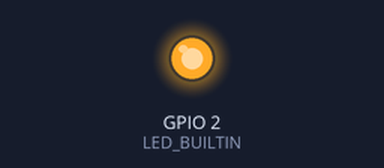
Recording of a sketch running on a simulated ESP32. Shown: output pins drawn as LEDs (lit = HIGH).

Above: at 0.1 s.
At 0.6 s:
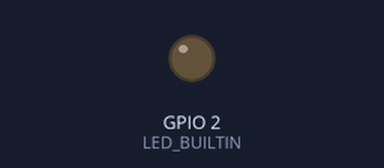
Timing chart, 0 to 2.1 s (numbered marks = the images above):
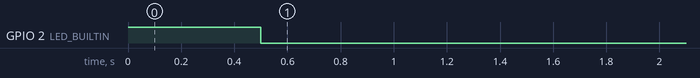

The sketch:

BlinkLimpaMemoria.ino
```cpp
// ============================================================================
//  BlinkLimpaMemoria - ESP32
// ----------------------------------------------------------------------------
//  Use este sketch temporario para sobrescrever o firmware atual do ESP32.
//  Ele faz APENAS UM blink no LED e depois fica parado para sempre.
//
//  Observacao: isso substitui o programa gravado na flash, mas nao apaga
//  obrigatoriamente toda a flash/NVS. Para apagar tudo, use a opcao
//  "Erase Flash" da IDE/Arduino CLI ou esptool.py erase_flash.
// ============================================================================

#ifndef LED_BUILTIN
  // Na maioria dos DevKits ESP32, o LED onboard fica no GPIO 2.
  #define LED_BUILTIN 2
#endif

const unsigned long TEMPO_BLINK_MS = 500;

void setup() {
  pinMode(LED_BUILTIN, OUTPUT);

  // Apenas um blink.
  digitalWrite(LED_BUILTIN, HIGH);
  delay(TEMPO_BLINK_MS);
  digitalWrite(LED_BUILTIN, LOW);
}

void loop() {
  // Nao faz mais nada depois do primeiro blink.
}
```
